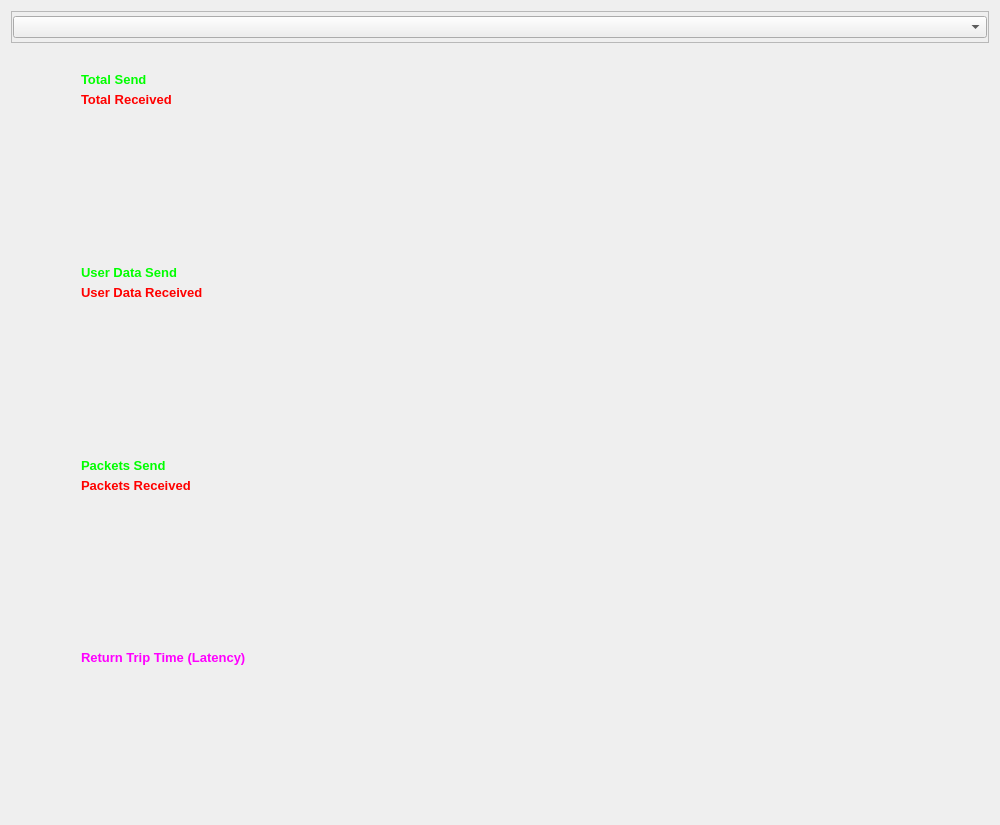
<?xml version="1.0" encoding="UTF-8"?>
<ui version="4.0">
 <class>CarrierDataView</class>
 <widget class="QDialog" name="CarrierDataView">
  <property name="geometry">
   <rect>
    <x>0</x>
    <y>0</y>
    <width>1000</width>
    <height>825</height>
   </rect>
  </property>
  <property name="windowTitle">
   <string>Carrier Data View</string>
  </property>
  <layout class="QHBoxLayout" name="horizontalLayout">
   <item>
    <layout class="QVBoxLayout" name="verticalLayout_2">
     <item>
      <widget class="QFrame" name="frame">
       <property name="minimumSize">
        <size>
         <width>0</width>
         <height>32</height>
        </size>
       </property>
       <property name="frameShape">
        <enum>QFrame::StyledPanel</enum>
       </property>
       <property name="frameShadow">
        <enum>QFrame::Raised</enum>
       </property>
       <layout class="QHBoxLayout" name="horizontalLayout_2">
        <property name="spacing">
         <number>2</number>
        </property>
        <property name="leftMargin">
         <number>1</number>
        </property>
        <property name="topMargin">
         <number>1</number>
        </property>
        <property name="rightMargin">
         <number>1</number>
        </property>
        <property name="bottomMargin">
         <number>1</number>
        </property>
        <item>
         <widget class="QComboBox" name="Filter"/>
        </item>
       </layout>
      </widget>
     </item>
     <item>
      <widget class="StripChart::DataStrip" name="sendRecvDataStrip" native="true">
       <property name="sizePolicy">
        <sizepolicy hsizetype="Preferred" vsizetype="Preferred">
         <horstretch>0</horstretch>
         <verstretch>1</verstretch>
        </sizepolicy>
       </property>
       <property name="minimumSize">
        <size>
         <width>0</width>
         <height>128</height>
        </size>
       </property>
       <widget class="QLabel" name="SendLabel">
        <property name="geometry">
         <rect>
          <x>70</x>
          <y>20</y>
          <width>111</width>
          <height>20</height>
         </rect>
        </property>
        <property name="font">
         <font>
          <pointsize>10</pointsize>
          <weight>75</weight>
          <bold>true</bold>
         </font>
        </property>
        <property name="autoFillBackground">
         <bool>false</bool>
        </property>
        <property name="styleSheet">
         <string notr="true">QLabel { color : rgb(0, 255, 0); }</string>
        </property>
        <property name="text">
         <string>Total Send</string>
        </property>
        <property name="alignment">
         <set>Qt::AlignLeading|Qt::AlignLeft|Qt::AlignVCenter</set>
        </property>
       </widget>
       <widget class="QLabel" name="RecvLabel">
        <property name="geometry">
         <rect>
          <x>70</x>
          <y>40</y>
          <width>111</width>
          <height>20</height>
         </rect>
        </property>
        <property name="font">
         <font>
          <pointsize>10</pointsize>
          <weight>75</weight>
          <bold>true</bold>
         </font>
        </property>
        <property name="styleSheet">
         <string notr="true">QLabel { color : rgb(255, 0, 0); }</string>
        </property>
        <property name="text">
         <string>Total Received</string>
        </property>
        <property name="alignment">
         <set>Qt::AlignLeading|Qt::AlignLeft|Qt::AlignVCenter</set>
        </property>
       </widget>
      </widget>
     </item>
     <item>
      <widget class="StripChart::DataStrip" name="effectiveSendRecvDataStrip" native="true">
       <property name="sizePolicy">
        <sizepolicy hsizetype="Preferred" vsizetype="Preferred">
         <horstretch>0</horstretch>
         <verstretch>1</verstretch>
        </sizepolicy>
       </property>
       <property name="minimumSize">
        <size>
         <width>0</width>
         <height>128</height>
        </size>
       </property>
       <widget class="QLabel" name="SendLabel_2">
        <property name="geometry">
         <rect>
          <x>70</x>
          <y>20</y>
          <width>141</width>
          <height>20</height>
         </rect>
        </property>
        <property name="font">
         <font>
          <pointsize>10</pointsize>
          <weight>75</weight>
          <bold>true</bold>
         </font>
        </property>
        <property name="autoFillBackground">
         <bool>false</bool>
        </property>
        <property name="styleSheet">
         <string notr="true">QLabel { color : rgb(0, 255, 0); }</string>
        </property>
        <property name="text">
         <string>User Data Send</string>
        </property>
        <property name="alignment">
         <set>Qt::AlignLeading|Qt::AlignLeft|Qt::AlignVCenter</set>
        </property>
       </widget>
       <widget class="QLabel" name="RecvLabel_2">
        <property name="geometry">
         <rect>
          <x>70</x>
          <y>40</y>
          <width>141</width>
          <height>20</height>
         </rect>
        </property>
        <property name="font">
         <font>
          <pointsize>10</pointsize>
          <weight>75</weight>
          <bold>true</bold>
         </font>
        </property>
        <property name="styleSheet">
         <string notr="true">QLabel { color : rgb(255, 0, 0); }</string>
        </property>
        <property name="text">
         <string>User Data Received</string>
        </property>
        <property name="alignment">
         <set>Qt::AlignLeading|Qt::AlignLeft|Qt::AlignVCenter</set>
        </property>
       </widget>
      </widget>
     </item>
     <item>
      <widget class="StripChart::DataStrip" name="packetSendRecvDataStrip" native="true">
       <property name="sizePolicy">
        <sizepolicy hsizetype="Preferred" vsizetype="Preferred">
         <horstretch>0</horstretch>
         <verstretch>1</verstretch>
        </sizepolicy>
       </property>
       <property name="minimumSize">
        <size>
         <width>0</width>
         <height>128</height>
        </size>
       </property>
       <widget class="QLabel" name="SendLabel_3">
        <property name="geometry">
         <rect>
          <x>70</x>
          <y>20</y>
          <width>141</width>
          <height>20</height>
         </rect>
        </property>
        <property name="font">
         <font>
          <pointsize>10</pointsize>
          <weight>75</weight>
          <bold>true</bold>
         </font>
        </property>
        <property name="autoFillBackground">
         <bool>false</bool>
        </property>
        <property name="styleSheet">
         <string notr="true">QLabel { color : rgb(0, 255, 0); }</string>
        </property>
        <property name="text">
         <string>Packets Send</string>
        </property>
        <property name="alignment">
         <set>Qt::AlignLeading|Qt::AlignLeft|Qt::AlignVCenter</set>
        </property>
       </widget>
       <widget class="QLabel" name="RecvLabel_3">
        <property name="geometry">
         <rect>
          <x>70</x>
          <y>40</y>
          <width>141</width>
          <height>20</height>
         </rect>
        </property>
        <property name="font">
         <font>
          <pointsize>10</pointsize>
          <weight>75</weight>
          <bold>true</bold>
         </font>
        </property>
        <property name="styleSheet">
         <string notr="true">QLabel { color : rgb(255, 0, 0); }</string>
        </property>
        <property name="text">
         <string>Packets Received</string>
        </property>
        <property name="alignment">
         <set>Qt::AlignLeading|Qt::AlignLeft|Qt::AlignVCenter</set>
        </property>
       </widget>
      </widget>
     </item>
     <item>
      <widget class="StripChart::DataStrip" name="rttDataStrip" native="true">
       <property name="sizePolicy">
        <sizepolicy hsizetype="Preferred" vsizetype="Preferred">
         <horstretch>0</horstretch>
         <verstretch>1</verstretch>
        </sizepolicy>
       </property>
       <property name="minimumSize">
        <size>
         <width>0</width>
         <height>128</height>
        </size>
       </property>
       <widget class="QLabel" name="SendLabel_4">
        <property name="geometry">
         <rect>
          <x>70</x>
          <y>20</y>
          <width>181</width>
          <height>20</height>
         </rect>
        </property>
        <property name="font">
         <font>
          <pointsize>10</pointsize>
          <weight>75</weight>
          <bold>true</bold>
         </font>
        </property>
        <property name="autoFillBackground">
         <bool>false</bool>
        </property>
        <property name="styleSheet">
         <string notr="true">QLabel { color : rgb(255, 0, 255); }</string>
        </property>
        <property name="text">
         <string>Return Trip Time (Latency)</string>
        </property>
        <property name="alignment">
         <set>Qt::AlignLeading|Qt::AlignLeft|Qt::AlignVCenter</set>
        </property>
       </widget>
      </widget>
     </item>
    </layout>
   </item>
  </layout>
 </widget>
 <customwidgets>
  <customwidget>
   <class>StripChart::DataStrip</class>
   <extends>QWidget</extends>
   <header>../stripchart.hxx</header>
   <container>1</container>
  </customwidget>
 </customwidgets>
 <resources/>
 <connections/>
</ui>
